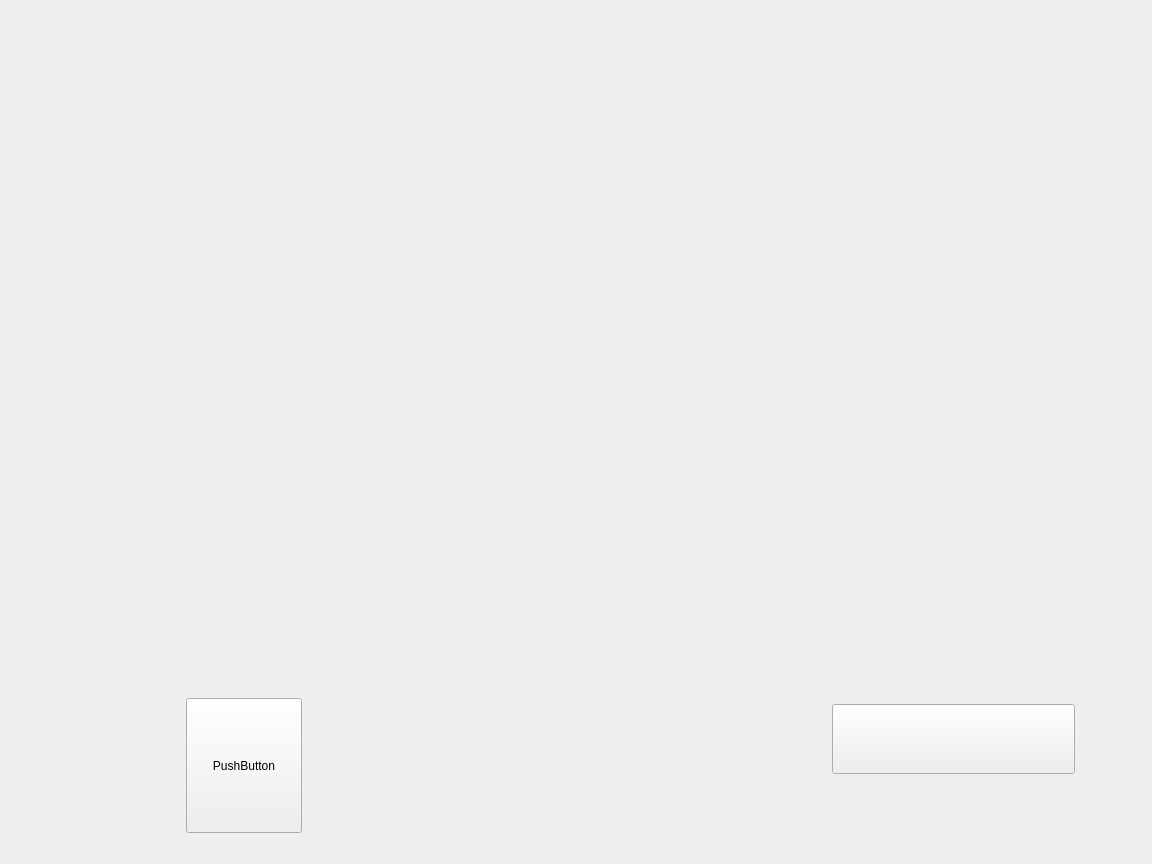
<?xml version="1.0" encoding="UTF-8"?>
<ui version="4.0">
 <class>Form</class>
 <widget class="QWidget" name="Form">
  <property name="geometry">
   <rect>
    <x>0</x>
    <y>0</y>
    <width>1152</width>
    <height>864</height>
   </rect>
  </property>
  <property name="windowTitle">
   <string>Form</string>
  </property>
  <property name="styleSheet">
   <string notr="true">border-image: url(:/background/UIpictures/working.png);</string>
  </property>
  <widget class="QPushButton" name="workButton">
   <property name="geometry">
    <rect>
     <x>832</x>
     <y>704</y>
     <width>243</width>
     <height>70</height>
    </rect>
   </property>
   <property name="styleSheet">
    <string notr="true">border-image: url(:/background/UIpictures/1260x1120y380w110h.png);</string>
   </property>
   <property name="text">
    <string/>
   </property>
  </widget>
  <widget class="QPushButton" name="iconButton">
   <property name="geometry">
    <rect>
     <x>186</x>
     <y>698</y>
     <width>116</width>
     <height>135</height>
    </rect>
   </property>
   <property name="styleSheet">
    <string notr="true">border-image: url(:/background/UIpictures/workingicon.png);</string>
   </property>
   <property name="text">
    <string>PushButton</string>
   </property>
  </widget>
 </widget>
 <resources>
  <include location="pictures.qrc"/>
 </resources>
 <connections/>
</ui>
